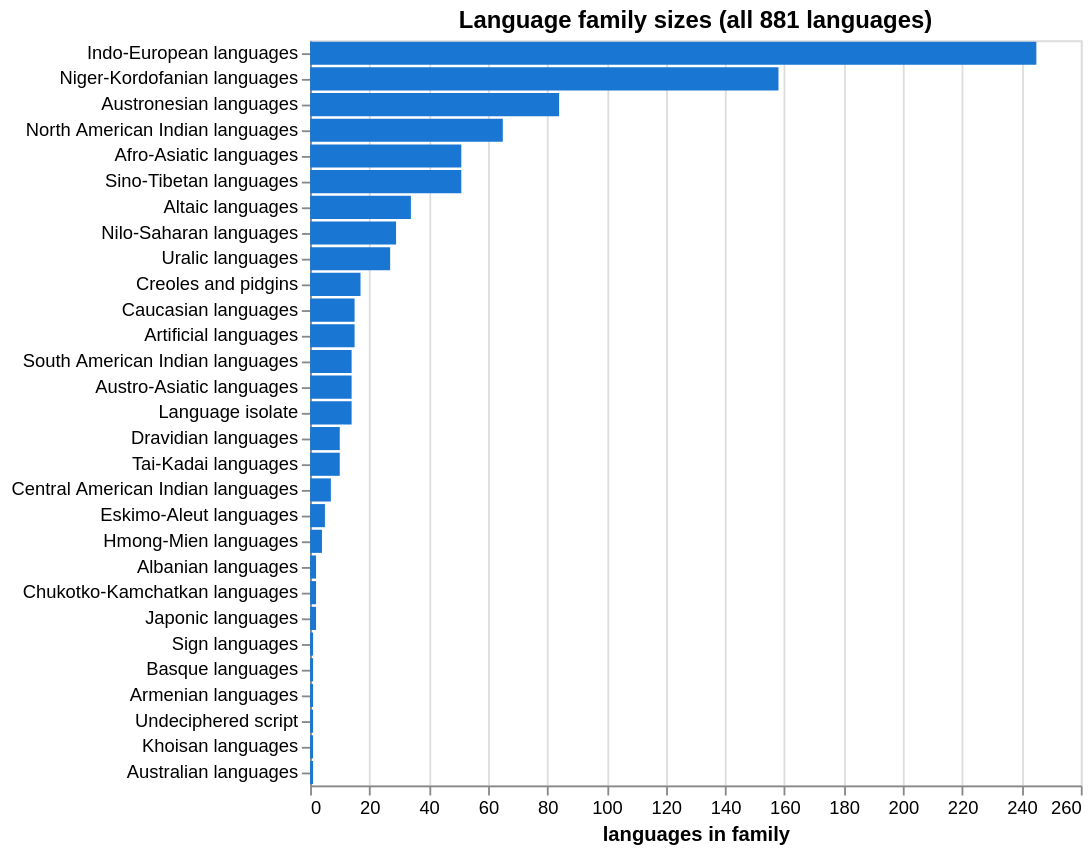

Notebook code cell kept with this figure:
### Markdown cell above
### Family Size Distribution

Family size varies from Indo-European (245) to Chukotko-Kamchatkan (2), Sign languages (1), and Australian languages (1). This matters for interpreting downstream results: pattern claims about very small families rest on few data points and should be read as illustrative rather than statistically grounded.

### Code cell
family_sizes = (
    df["family_name"].fillna("Unassigned")
    .value_counts()
    .rename_axis("family")
    .reset_index(name="n_languages")
    .sort_values("n_languages", ascending=False)
    .reset_index(drop=True)
)

print(f"Total distinct families: {len(family_sizes)}")
print()
print(family_sizes.to_string(index=False))

bar = alt.Chart(family_sizes).mark_bar(color="#1976d2").encode(
    y=alt.Y("family:N",
            sort=alt.EncodingSortField("n_languages", order="descending"),
            title=None),
    x=alt.X("n_languages:Q", title="languages in family"),
    tooltip=["family:N", "n_languages:Q"],
).properties(
    width=420,
    height=max(240, len(family_sizes) * 14),
    title=f"Language family sizes (all {n_languages} languages)",
)
bar

### Figure 1 — Vega-Lite specification as saved in the notebook (floating-point values rounded to 4 significant figures)
{"config": {"view": {"continuousWidth": 300, "continuousHeight": 300}}, "data": {"name": "data-7ee0bc287a989a9109f63deb3ec468d6"}, "mark": {"type": "bar", "color": "#1976d2"}, "encoding": {"tooltip": [{"field": "family", "type": "nominal"}, {"field": "n_languages", "type": "quantitative"}], "x": {"field": "n_languages", "title": "languages in family", "type": "quantitative"}, "y": {"field": "family", "sort": {"field": "n_languages", "order": "descending"}, "title": null, "type": "nominal"}}, "height": 406, "title": "Language family sizes (all 881 languages)", "width": 420, "$schema": "https://vega.github.io/schema/vega-lite/v6.1.0.json", "datasets": {"data-7ee0bc287a989a9109f63deb3ec468d6": [{"family": "Indo-European languages", "n_languages": 245}, {"family": "Niger-Kordofanian languages", "n_languages": 158}, {"family": "Austronesian languages", "n_languages": 84}, {"family": "North American Indian languages", "n_languages": 65}, {"family": "Afro-Asiatic languages", "n_languages": 51}, {"family": "Sino-Tibetan languages", "n_languages": 51}, {"family": "Altaic languages", "n_languages": 34}, {"family": "Nilo-Saharan languages", "n_languages": 29}, {"family": "Uralic languages", "n_languages": 27}, {"family": "Creoles and pidgins", "n_languages": 17}, {"family": "Caucasian languages", "n_languages": 15}, {"family": "Artificial languages", "n_languages": 15}, {"family": "South American Indian languages", "n_languages": 14}, {"family": "Austro-Asiatic languages", "n_languages": 14}, {"family": "Language isolate", "n_languages": 14}, {"family": "Dravidian languages", "n_languages": 10}, {"family": "Tai-Kadai languages", "n_languages": 10}, {"family": "Central American Indian languages", "n_languages": 7}, {"family": "Eskimo-Aleut languages", "n_languages": 5}, {"family": "Hmong-Mien languages", "n_languages": 4}, {"family": "Albanian languages", "n_languages": 2}, {"family": "Chukotko-Kamchatkan languages", "n_languages": 2}, {"family": "Japonic languages", "n_languages": 2}, {"family": "Sign languages", "n_languages": 1}, {"family": "Basque languages", "n_languages": 1}, {"family": "Armenian languages", "n_languages": 1}, {"family": "Undeciphered script", "n_languages": 1}, {"family": "Khoisan languages", "n_languages": 1}, {"family": "Australian languages", "n_languages": 1}]}}
